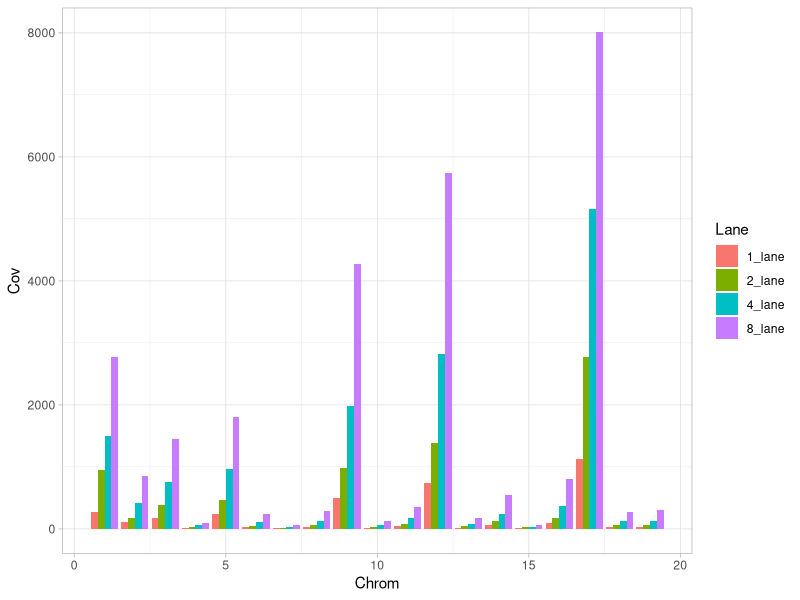
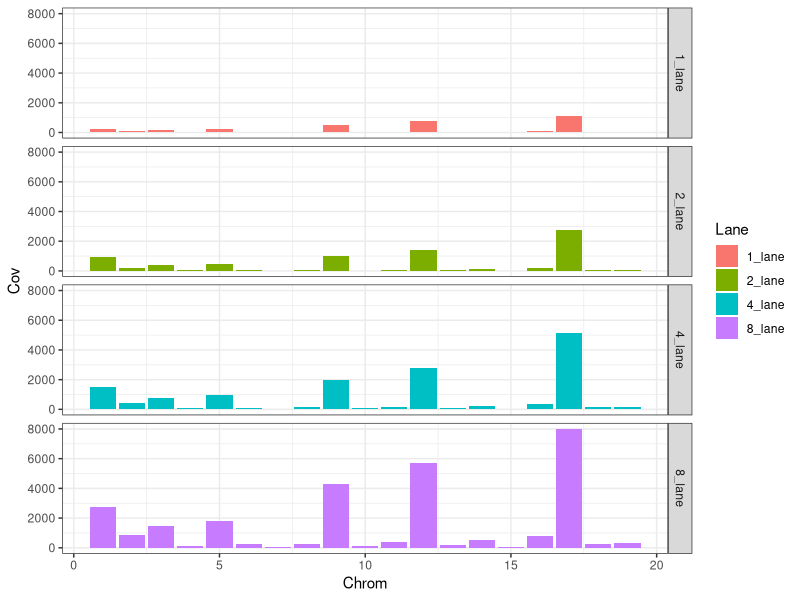

Recreate these plots in R, in order.
## ---- chunk 1
cov <- read.table("./all_coverage.txt",
                  header=T)
## ---- chunk 2
library(ggplot2)
## ---- chunk 3

ggplot(cov, aes(x=Chrom, y=Cov, fill=Lane)) + geom_bar(stat="identity",position="dodge") + theme_light()

## ---- chunk 4
ggplot(cov, aes(x=Chrom, y=Cov, fill=Lane)) + geom_bar(stat="identity", position="dodge") + facet_grid(Lane ~ .) + theme_bw()

